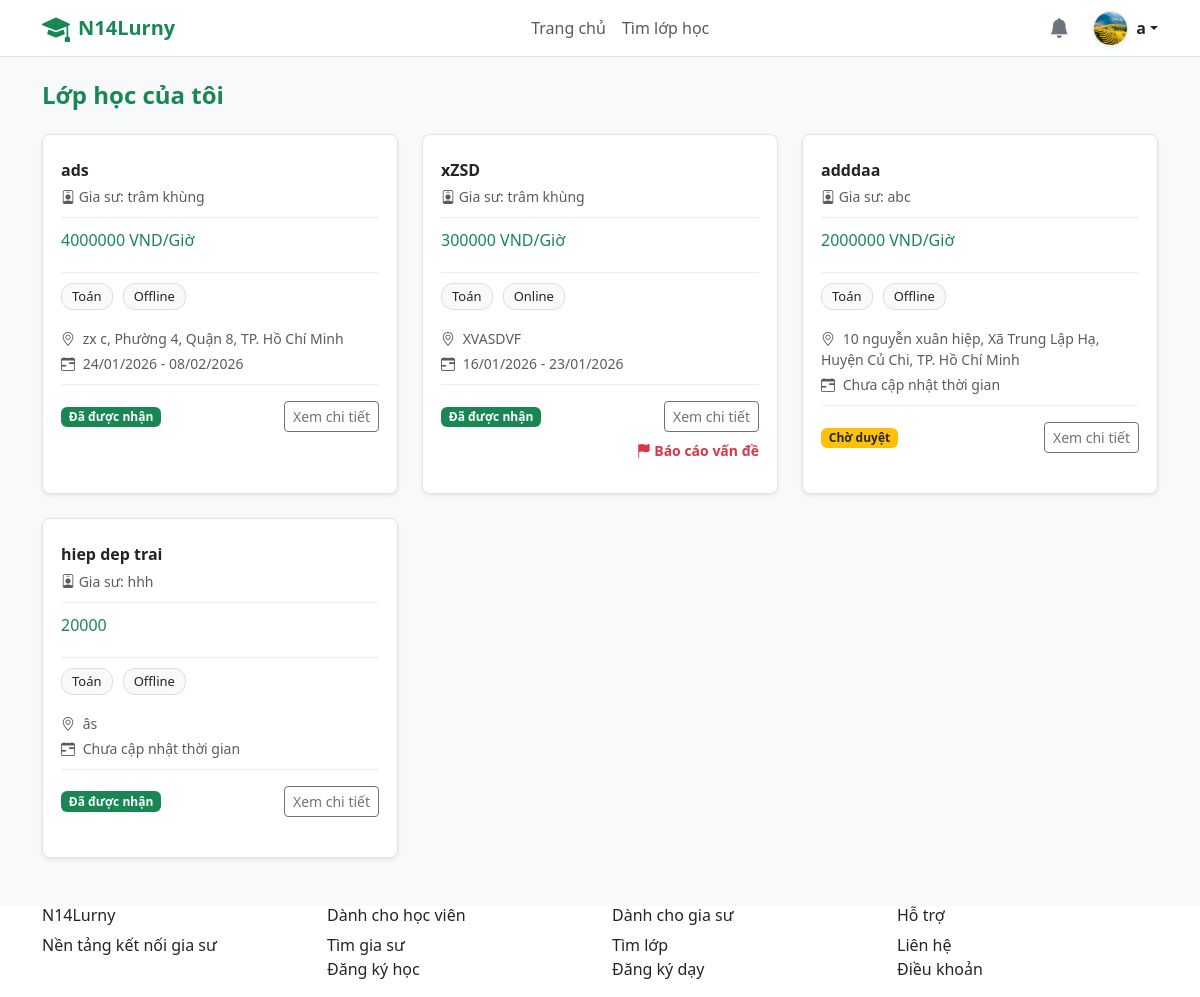
The page /N14Lurny/student/dashboard.php (signed in) on the database as committed earlier.
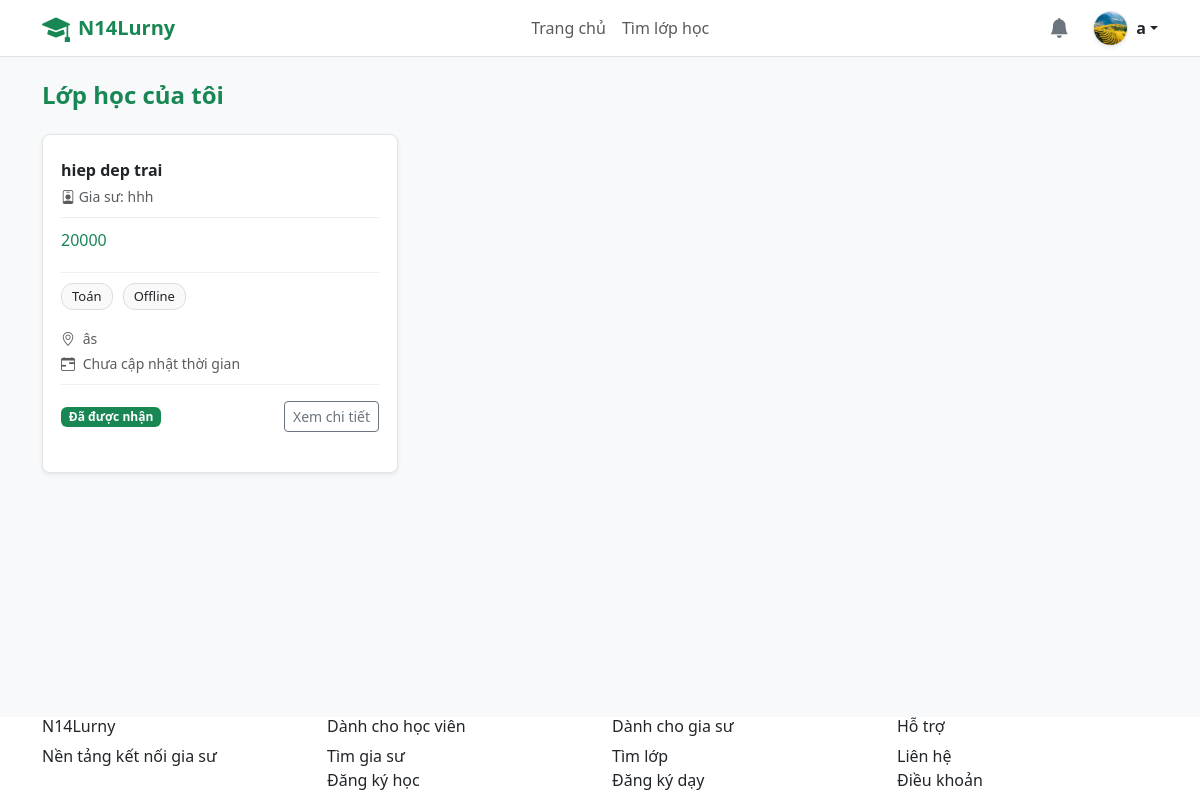
The same page on the database as committed later.
### tables this page shows
CREATE TABLE `class_registrations` (
  `id` int(11) NOT NULL,
  `class_id` int(11) NOT NULL,
  `student_id` int(11) NOT NULL,
  `status` enum('pending','accepted','rejected') DEFAULT 'pending',
  `message` text DEFAULT NULL,
  `tutor_note` text DEFAULT NULL,
  `created_at` timestamp NOT NULL DEFAULT current_timestamp()
);

CREATE TABLE `classes` (
  `id` int(11) NOT NULL,
  `tutor_id` int(11) NOT NULL,
  `title` varchar(255) NOT NULL,
  `subject` varchar(100) NOT NULL,
  `grade` varchar(50) NOT NULL,
  `price` varchar(255) DEFAULT NULL,
  `description` text DEFAULT NULL,
  `method` varchar(50) NOT NULL DEFAULT 'Offline' COMMENT 'Online hoặc Offline',
  `location` varchar(100) NOT NULL DEFAULT 'TP. Hồ Chí Minh' COMMENT 'Quận/Huyện tại TP.HCM',
  `status` enum('pending','active','hidden','closed','rejected') DEFAULT 'pending',
  `max_students` int(11) NOT NULL DEFAULT 1,
  `start_date` date DEFAULT NULL,
  `end_date` date DEFAULT NULL,
  `created_at` timestamp NOT NULL DEFAULT current_timestamp()
);

CREATE TABLE `users` (
  `id` int(11) NOT NULL,
  `full_name` varchar(100) NOT NULL,
  `email` varchar(100) NOT NULL,
  `password` varchar(255) NOT NULL,
  `role` enum('admin','tutor','student') NOT NULL DEFAULT 'student',
  `avatar` varchar(255) DEFAULT NULL,
  `dob` date DEFAULT NULL,
  `gender` enum('Nam','Nữ','Khác') DEFAULT 'Nam',
  `phone` varchar(20) DEFAULT NULL,
  `bio` text DEFAULT NULL COMMENT 'Giới thiệu bản thân',
  `major` varchar(100) DEFAULT NULL COMMENT 'Chuyên ngành',
  `degree` varchar(100) DEFAULT NULL COMMENT 'Bằng cấp/Trình độ',
  `experience` varchar(100) DEFAULT NULL COMMENT 'Kinh nghiệm',
  `address` varchar(255) DEFAULT NULL COMMENT 'Địa chỉ/Khu vực',
  `school` varchar(255) DEFAULT NULL,
  `grade` varchar(50) DEFAULT NULL,
  `created_at` timestamp NOT NULL DEFAULT current_timestamp(),
  `warnings_count` int(11) DEFAULT 0 COMMENT 'Số lần bị cảnh cáo',
  `is_banned` tinyint(1) DEFAULT 0 COMMENT '1: Bị cấm dạy, 0: Bình thường'
);

### N14Lurny/student/dashboard.php (the view, shortened to what this page needs)
<?php
include '../includes/header.php';
require_once '../config/db.php';
$student_id = $_SESSION['user_id'];
$today = date('Y-m-d');
$sql = "SELECT r.*, c.title, c.subject, c.price, c.method, c.location, c.start_date, c.end_date, u.full_name as tutor_name
        FROM class_registrations r
        JOIN classes c ON r.class_id = c.id
        JOIN users u ON c.tutor_id = u.id
        WHERE r.student_id = ?
        ORDER BY r.created_at DESC";
$stmt = $conn->prepare($sql);
$stmt->bind_param("i", $student_id);
$stmt->execute();
$result = $stmt->get_result();
?>
<!DOCTYPE html>
<html lang="vi">
<head>
    <link href="https://cdn.jsdelivr.net/npm/bootstrap@5.3.0/dist/css/bootstrap.min.css" rel="stylesheet">
    <link rel="stylesheet" href="../assets/css/student.css">
    <link rel="stylesheet" href="https://cdn.jsdelivr.net/npm/bootstrap-icons@1.11.1/font/bootstrap-icons.css">
</head>
<body>
<section class="tutor-dashboard">
  <div class="container py-4">
    <h4 class="dashboard-title mb-4">Lớp học của tôi</h4>
    <?php if ($result->num_rows > 0): ?>
        <div class="row">
        <?php while($row = $result->fetch_assoc()): ?>
            <div class="col-md-6 col-lg-4 mb-4">
                <div class="class-card h-100 shadow-sm">
                    <div class="card-section">
                        <h6 class="class-title text-truncate" title="<?= htmlspecialchars($row['title']) ?>">
                            <a href="../class-detail.php?id=<?= $row['class_id'] ?>" class="text-decoration-none text-dark">
                                <?= htmlspecialchars($row['title']) ?>
                            </a>
                        </h6>
                        <div class="text-muted small">
                            <i class="bi bi-person-badge"></i> Gia sư: <?= htmlspecialchars($row['tutor_name']) ?>
                        </div>
                    </div>
                    <div class="card-section">
                        <div class="class-price">
                            <?= htmlspecialchars($row['price']) ?>
                        </div>
                    </div>
                    <div class="card-section">
                        <div class="class-tags">
                            <span><?= htmlspecialchars($row['subject']) ?></span>
                            <span><?= htmlspecialchars($row['method']) ?></span>
                        </div>
                        <div class="small text-muted mb-1">
                            <i class="bi bi-geo-alt me-1"></i> <?= htmlspecialchars($row['location']) ?>
                        </div>
                        <div class="small text-muted">
                            <i class="bi bi-calendar-range me-1"></i>
                            <?php
                                if (!empty($row['start_date']) && !empty($row['end_date'])) {
                                    echo date('d/m/Y', strtotime($row['start_date'])) . ' - ' . date('d/m/Y', strtotime($row['end_date']));
                                } else {
                                    echo "Chưa cập nhật thời gian";
                                }
                            ?>
                        </div>
                    </div>
                    <div class="card-section card-section-last pt-3">
                        <div class="d-flex justify-content-between align-items-center mb-2">
                            <?php if($row['status'] == 'pending'): ?>
                                <span class="badge bg-warning text-dark">Chờ duyệt</span>
                            <?php elseif($row['status'] == 'accepted'): ?>
                                <span class="badge bg-success">Đã được nhận</span>
                            <?php else: ?>
                                <span class="badge bg-danger">Bị từ chối</span>
                            <?php endif; ?>
                            <a href="../class-detail.php?id=<?= $row['class_id'] ?>" class="btn btn-outline-secondary btn-sm">
                               Xem chi tiết
                            </a>
                        </div>
                        <?php
                            if($row['status'] == 'accepted' && !empty($row['start_date']) && $today >= $row['start_date']):
                        ?>
                            <div class="mt-2 text-end">
                                <a href="../class-detail.php?id=<?= $row['class_id'] ?>" class="text-danger small text-decoration-none fw-bold">
                                    <i class="bi bi-flag-fill"></i> Báo cáo vấn đề
                                </a>
                            </div>
                        <?php endif; ?>
                    </div>
                </div>
            </div>
        <?php endwhile; ?>
        </div>
    <?php endif; ?>
  </div>
</section>
<?php include '../includes/footer.php'; ?>
</body>
</html>

Rows that differ between the two databases and show on the page:
removed class_registrations: class.title "ads", users.full_name "trâm khùng", class.price "4000000 VND/Giờ", class.subject "Toán", class.method "Offline", class.location "zx c, Phường 4, Quận 8, TP. Hồ Chí Minh", class.start_date "24/01/2026", class.end_date "08/02/2026", status "Đã được nhận"
removed class_registrations: class.title "xZSD", users.full_name "trâm khùng", class.price "300000 VND/Giờ", class.subject "Toán", class.method "Online", class.location "XVASDVF", class.start_date "16/01/2026", class.end_date "23/01/2026", status "Đã được nhận"
removed class_registrations: class.title "adddaa", users.full_name "abc", class.price "2000000 VND/Giờ", class.subject "Toán", class.method "Offline", class.location "10 nguyễn xuân hiệp, Xã Trung Lập Hạ, Huyện Củ Chi, TP. Hồ Chí Minh", shows "Chưa cập nhật thời gian", status "Chờ duyệt"
